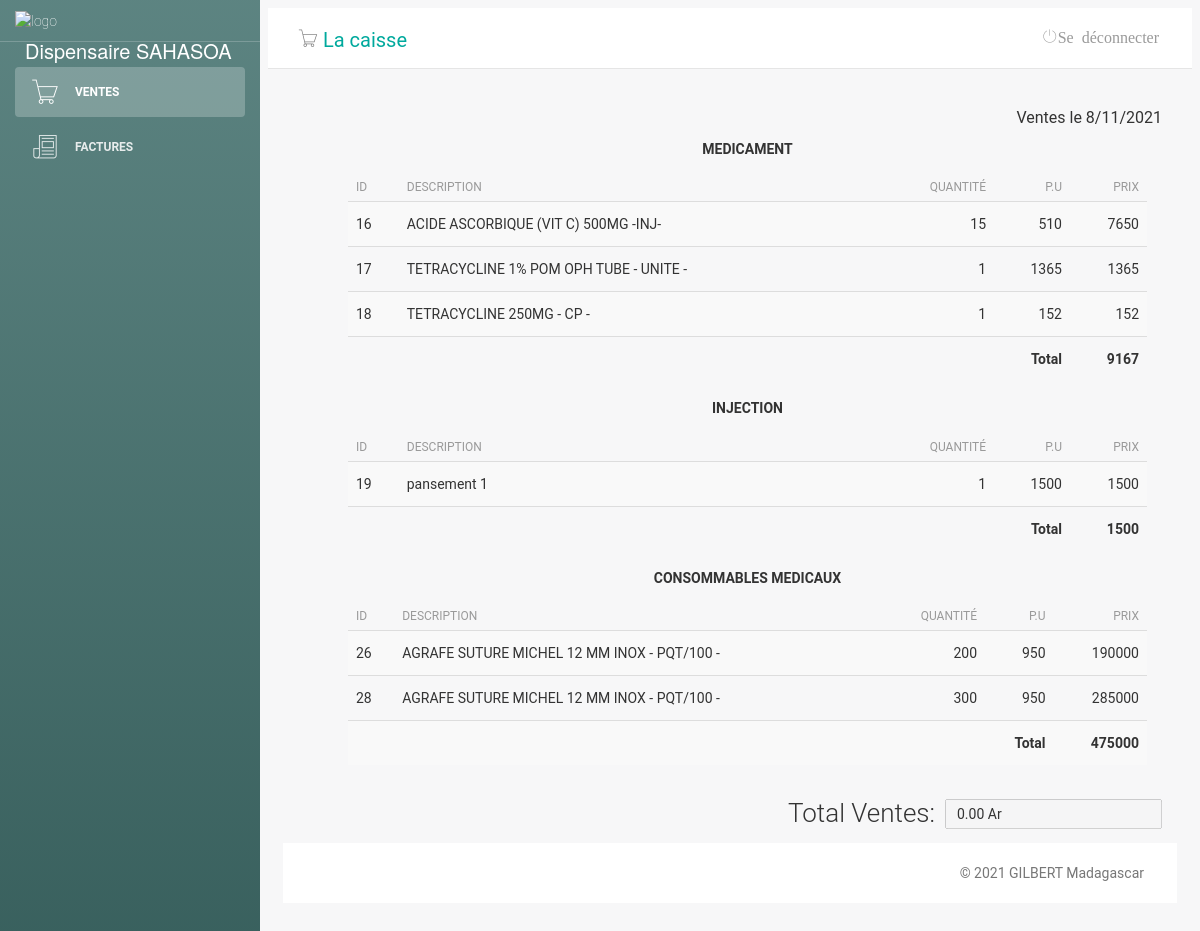
Page /sales-details.php on the committed database.
### tables this page shows
CREATE TABLE "tb_produit_vendu" (
	"id"	INTEGER,
	"numero"	int(11) NOT NULL,
	"codebare"	TEXT,
	"nom"	varchar(255),
	"quant"	int(11),
	"valeur"	NUMERIC,
	"date"	date,
	"benefice"	NUMERIC,
	"type"	TEXT,
	PRIMARY KEY("id" AUTOINCREMENT)
);

### sales-details.php (the view, shortened to what this page needs)
<?php
include('classes/Mysql.php');
$date = date('m/d/y');
$date2 = date_parse("$date");
$jour = $date2['day'];
$mois = $date2['month'];
$annee = $date2['year'];
?>
<!doctype html>
<html lang="pt-br">
<head>
    <link href="css/bootstrap.min.css" rel="stylesheet" />
    <link href="css/animate.min.css" rel="stylesheet" />
    <link href="css/light-bootstrap-dashboard.css?v=1.4.0" rel="stylesheet" />
    <link href="css/demo.css" rel="stylesheet" />
    <link href="css/style.css" rel="stylesheet">
    <link href="css/font-awesome.min.css" rel="stylesheet">
    <link href='css/css' rel='stylesheet' type='text/css'>
    <link href="css/pe-icon-7-stroke.css" rel="stylesheet" />
</head>
<body>
    <div class="wrapper">
        <div class="sidebar" data-image="img/aa.jpg" style="background-color: #00ffee;">
            <div class="sidebar-wrapper">
                <div class="logo">
                    <img src="img/farmacia-logo.png" alt="logo" width="60px">
                    <p>Dispensaire SAHASOA</p>
                </div>
                <ul class="nav">
                    <li class="active">
                        <a href="sales.php">
                            <i class="pe-7s-cart"></i>
                            <p>Ventes</p>
                        </a>
                    </li>
                    <li>
                        <a href="invoices.php">
                            <i class="pe-7s-news-paper"></i>
                            <p>Factures</p>
                        </a>
                    </li>
                </ul>
            </div>
        </div>
        <div class="main-panel">
            <nav class="navbar navbar-default navbar-fixed">
                <div class="container-fluid">
                    <div class="navbar-header">
                        <div class="navbar-brand"> <i class="pe-7s-cart"></i> <a href="caisse/index.php" style="color: #00a99d;text-decoration: none;">La caisse</a></div>
                    </div>
                    <div class="collapse navbar-collapse">
                        <ul class="nav navbar-nav navbar-right">
                            <li>
                                <a href="logout.php">
                                    <i class="pe-7s-power">Se déconnecter</i>
                                </a>
                            </li>
                        </ul>
                    </div>
                </div>
            </nav>
            <div class="content">
                <div class="container-fluid">
                    <div class="row">
                        <div class="lista-cliente">
                            <h5 style="text-align:right;">Ventes le <?= $jour . "/" . $mois . "/" . $annee ?></h5>
                            <?php
                            $sql = $db->prepare("SELECT type FROM `tb_produit_vendu` WHERE date = '$date'");
                            $sql->execute();
                            $reg = $sql->fetchAll();
                            $reg = array_unique(array_column($reg, 'type'));
                            foreach ($reg as $value2) {
                                $types = strtoupper($value2);
                                echo "<h6 style='text-align:center;'>$types</h6>";
                                $sql = $db->prepare("SELECT * FROM `tb_produit_vendu` WHERE date = '$date' AND type = '$value2'");
                                $sql->execute();
                                $totals = $sql->fetchAll();
                                $total = 0;
                                $totalQuant = array_column($totals, 'quant');
                                $totalnbr = count(array_column($totals, 'quant'));
                                $totalPrice = array_column($totals, 'valeur');
                                for ($i = 0; $i < $totalnbr; $i++) {
                                    $total2 = intval($totalQuant[$i]) * intval($totalPrice[$i]);
                                    $total = $total + $total2;
                                }
                                $sql = $db->prepare("SELECT * FROM `tb_produit_vendu` WHERE date = '$date' AND type = '$value2'");
                                $sql->execute();
                                $produtos = $sql->fetchAll();
                            ?>
                                    <div class="table-responsive col-md-12">
                                        <table class="table table-striped" cellspacing="0" cellpadding="0">
                                            <thead>
                                                <tr>
                                                    <th>ID</th>
                                                    <th>Description</th>
                                                    <th style="text-align:right">Quantité</th>
                                                    <th style="text-align:right">p.u</th>
                                                    <th style="text-align:right">prix</th>
                                                </tr>
                                            </thead>
                                            <tbody>
                                                <tr>
                                                    <?php foreach ($produtos as $value) : ?>
                                                        <td><?php echo $value['id'] ?></td>
                                                        <td style="min-width: 300px;"><?php echo $value['nom'] ?></td>
                                                        <td style="text-align:right"><?php echo $value['quant'] ?></td>
                                                        <td style="text-align:right"><?php echo $value['valeur'] ?></td>
                                                        <td style="text-align:right"><?php echo ($value['valeur'] * $value['quant']) ?></td>
                                                </tr>
                                            <?php endforeach;?>
                                                         <tr>
                                                        <td></td>
                                                        <td></td>
                                                        <td></td>
                                                        <td style="text-align:right"><strong>Total</strong></td>
                                                        <td style="text-align:right"><strong><?php echo $total; ?></strong></td>
                                                </tr>
                                            </tbody>
                                        </table>
                                    </div>
                            <?php
                            }
                            ?>
                            <div class="row" align="right">
                                <table>
                                    <td>
                                        <h4 id="total1">Total Ventes:</h4>
                                    </td>
                                    <td><input type="text" name="total" value="<?= number_format($_GET['total'], 2) . ' Ar'; ?>" disabled id="total"></td>
                                </table>
                            </div>
                        </div>
                    </div>
                </div>
                <footer class="footer">
                    <div class="container-fluid">
                        <p class="copyright pull-right">
                            &copy;
                            GILBERT Madagascar
                        </p>
                    </div>
                </footer>
            </div>
        </div>
</body>
</html>

### css/style.css (style rules this page uses)
.lista-cliente { margin-left: 50px; }
.lista-cliente h4 { font-size: 26px; padding-right: 10px; }

### sales-details.php (style rules this page uses)
#total { height: 30px; padding: 10px; }
#total1 { margin-top: 13px; }

### rows in the picture
tb_produit_vendu: id "16", nom "ACIDE ASCORBIQUE (VIT C) 500MG -INJ-", quant "15", valeur "510", $value['valeur'] * $value['quant'] "7650"
tb_produit_vendu: id "17", nom "TETRACYCLINE 1% POM OPH TUBE - UNITE -", quant "1", valeur "1365", $value['valeur']*$value['quant'] "1365"
tb_produit_vendu: id "18", nom "TETRACYCLINE 250MG - CP -", quant "1", valeur "152", $value['valeur']*$value['quant'] "152"
tb_produit_vendu: id "19", nom "pansement 1", quant "1", valeur "1500", $value['valeur']*$value['quant'] "1500"
tb_produit_vendu: id "26", nom "AGRAFE SUTURE MICHEL 12 MM INOX - PQT/100 -", quant "200", valeur "950", $value['valeur'] * $value['quant'] "190000"
tb_produit_vendu: id "28", nom "AGRAFE SUTURE MICHEL 12 MM INOX - PQT/100 -", quant "300", valeur "950", $value['valeur'] * $value['quant'] "285000"

### other values in the picture
$jour "8"
$mois "11"
$annee "2021"
$types "MEDICAMENT"
$total "9167"
$types "INJECTION"
$total "1500"
$types "CONSOMMABLES MEDICAUX"
$total "475000"
